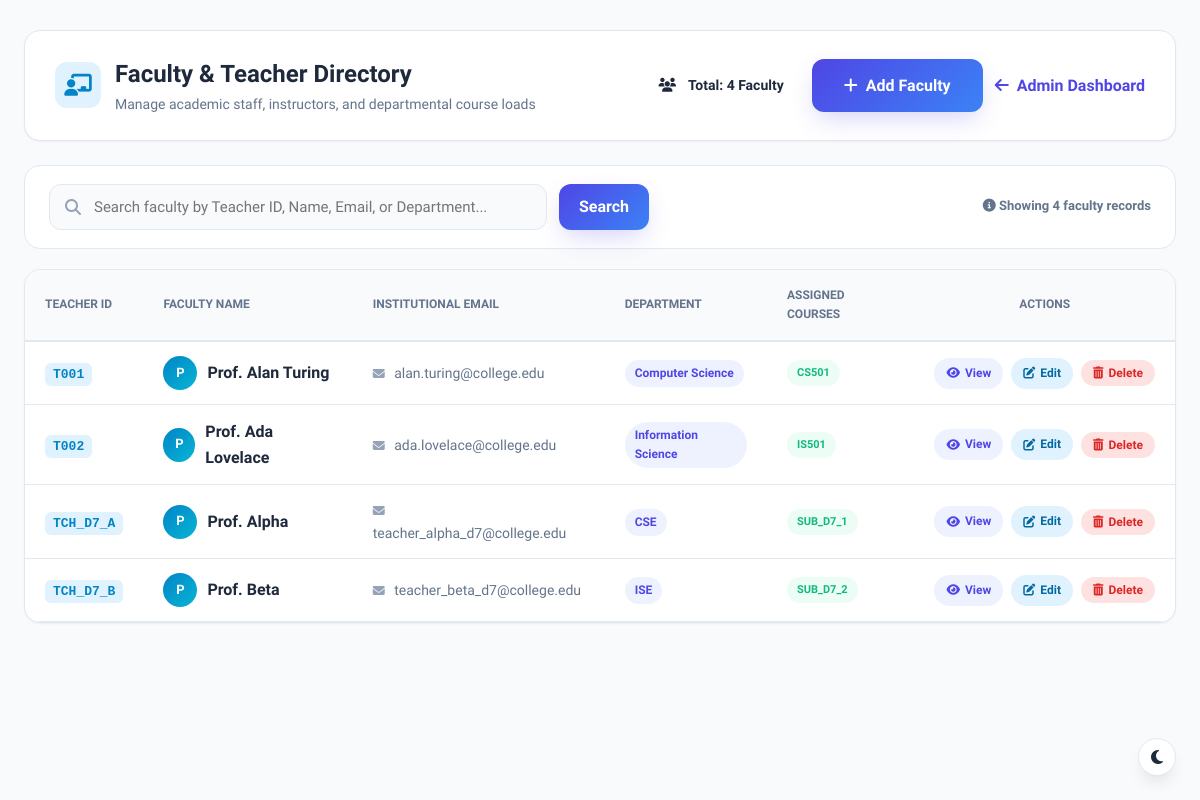
Page /view_teachers (signed in) on the earlier database version.
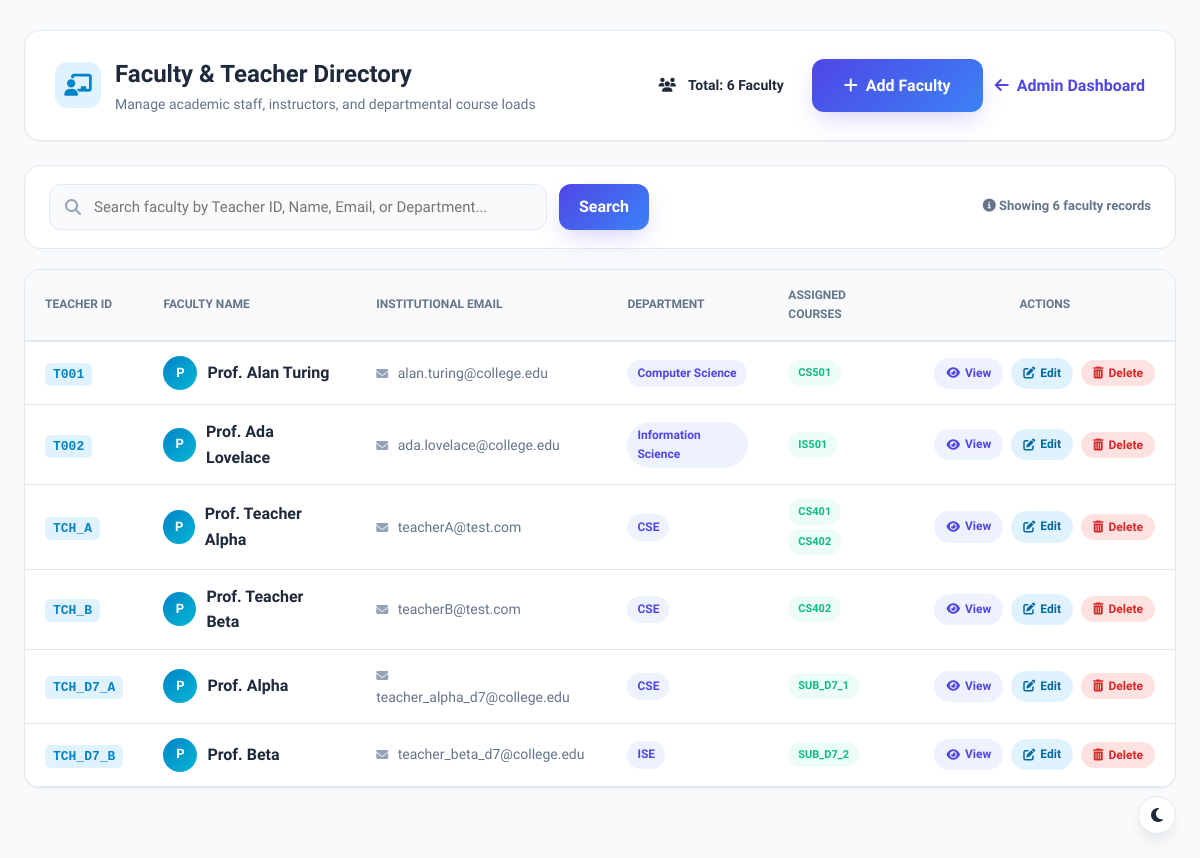
Same page on the later database version.
### tables this page shows
CREATE TABLE teachers(
        id INTEGER PRIMARY KEY AUTOINCREMENT,
        teacher_id TEXT UNIQUE NOT NULL,
        fullname TEXT NOT NULL,
        email TEXT UNIQUE NOT NULL,
        department TEXT NOT NULL
    );

CREATE TABLE "subjects" (id INTEGER PRIMARY KEY AUTOINCREMENT, subject_code TEXT UNIQUE NOT NULL, subject_name TEXT NOT NULL, department TEXT NOT NULL, semester INTEGER NOT NULL);

### app.py (the view)
@app.route("/view_teachers")
@role_required("admin")
def view_teachers():
    search_query = request.args.get("search", "").strip()
    success = request.args.get("success")
    error = request.args.get("error")
    conn = get_db_connection()
    cursor = conn.cursor()
    if search_query:
        term = f"%{search_query}%"
        cursor.execute("""
            SELECT teacher_id, fullname, email, department
            FROM teachers
            WHERE teacher_id LIKE ? OR fullname LIKE ? OR email LIKE ? OR department LIKE ?
            ORDER BY teacher_id ASC
        """, (term, term, term, term))
    else:
        cursor.execute("""
            SELECT teacher_id, fullname, email, department
            FROM teachers
            ORDER BY teacher_id ASC
        """)
    teachers_raw = cursor.fetchall()
    teachers_list = []
    for t in teachers_raw:
        cursor.execute("""
            SELECT subjects.subject_code, subjects.subject_name
            FROM teacher_subjects
            JOIN subjects ON teacher_subjects.subject_id = subjects.subject_code
            WHERE teacher_subjects.teacher_id = ?
        """, (t["teacher_id"],))
        assigned_subjects = cursor.fetchall()
        teachers_list.append({
            "teacher_id": t["teacher_id"],
            "fullname": t["fullname"],
            "email": t["email"],
            "department": t["department"],
            "subjects": assigned_subjects
        })
    conn.close()
    return render_template(
        "view_teachers.html",
        teachers=teachers_list,
        search_query=search_query,
        success=success,
        error=error
    )

### app.py (called while the page is built, shortened)
def role_required(*allowed_roles):
    def decorator(f):
        @wraps(f)
        def decorated_function(*args, **kwargs):
            if "user_id" not in session or "role" not in session:
                return redirect(url_for("login"))
            user_role = session.get("role")
            return f(*args, **kwargs)
        return decorated_function
    return decorator

### database.py (called while the page is built)
def get_db_connection():
    conn = sqlite3.connect("database.db")
    conn.execute("PRAGMA foreign_keys = ON;")
    conn.row_factory = sqlite3.Row
    return conn

### templates/view_teachers.html (shortened to what the changed rows need)
<!DOCTYPE html>
<html lang="en">
<head>
    <link rel="stylesheet" href="{{ url_for('static', filename='css/dashboard.css') }}">
    <link rel="stylesheet" href="{{ url_for('static', filename='css/style.css') }}">
    <link rel="stylesheet" href="https://cdnjs.cloudflare.com/ajax/libs/font-awesome/6.5.2/css/all.min.css">
</head>
<body style="background: var(--bg-main);">
    <div style="max-width: 1280px; margin: 30px auto; padding: 0 24px;">
        <div style="display: flex; justify-content: space-between; align-items: center; flex-wrap: wrap; gap: 20px; background: var(--card-bg); padding: 24px 30px; border-radius: var(--radius-lg); box-shadow: var(--shadow-sm); border: 1px solid var(--border); margin-bottom: 24px;">
            <div>
                <div style="display: flex; align-items: center; gap: 14px;">
                    <div>
                        <h1 style="font-size: 24px; font-weight: 800; color: var(--text-main); margin: 0;">Faculty & Teacher Directory</h1>
                    </div>
                </div>
            </div>
            <div style="display: flex; align-items: center; gap: 12px;">
                <span class="badge badge-info" style="font-size: 14px; padding: 8px 16px;">
                    <i class="fas fa-users" style="margin-right: 6px;"></i> Total: {{ teachers|length }} Faculty
                </span>
                <a href="{{ url_for('add_teacher') }}" class="btn btn-primary" style="display: inline-flex; align-items: center; gap: 8px; font-weight: 600;">
                    <i class="fas fa-plus"></i> Add Faculty
                </a>
                <a href="{{ url_for('admin') }}" class="btn btn-outline" style="display: inline-flex; align-items: center; gap: 8px; font-weight: 600;">
                    <i class="fas fa-arrow-left"></i> Admin Dashboard
                </a>
            </div>
        </div>
        <div style="background: var(--card-bg); padding: 18px 24px; border-radius: var(--radius-lg); border: 1px solid var(--border); margin-bottom: 20px; display: flex; justify-content: space-between; align-items: center; flex-wrap: wrap; gap: 16px;">
            <span style="font-size: 13px; color: var(--text-muted); font-weight: 600;">
                <i class="fas fa-info-circle"></i> Showing <strong>{{ teachers|length }}</strong> faculty records
            </span>
        </div>
        <div class="table-card" style="background: var(--card-bg); border-radius: var(--radius-lg); border: 1px solid var(--border); overflow: hidden; box-shadow: var(--shadow-sm);">
            {% if teachers %}
            <div style="overflow-x: auto;">
                <table class="data-table" id="teachersTable" style="width: 100%; border-collapse: collapse;">
                    <thead>
                        <tr style="background: var(--bg-main); border-bottom: 2px solid var(--border);">
                            <th style="padding: 16px 20px; text-align: left; font-size: 12px; font-weight: 700; color: var(--text-muted); text-transform: uppercase;">Teacher ID</th>
                            <th style="padding: 16px 20px; text-align: left; font-size: 12px; font-weight: 700; color: var(--text-muted); text-transform: uppercase;">Faculty Name</th>
                            <th style="padding: 16px 20px; text-align: left; font-size: 12px; font-weight: 700; color: var(--text-muted); text-transform: uppercase;">Institutional Email</th>
                            <th style="padding: 16px 20px; text-align: left; font-size: 12px; font-weight: 700; color: var(--text-muted); text-transform: uppercase;">Department</th>
                            <th style="padding: 16px 20px; text-align: left; font-size: 12px; font-weight: 700; color: var(--text-muted); text-transform: uppercase;">Assigned Courses</th>
                            <th style="padding: 16px 20px; text-align: center; font-size: 12px; font-weight: 700; color: var(--text-muted); text-transform: uppercase;">Actions</th>
                        </tr>
                    </thead>
                    <tbody>
                        {% for teacher in teachers %}
                        <tr class="teacher-row" style="border-bottom: 1px solid var(--border); transition: var(--transition);">
                            <td style="padding: 14px 20px;">
                                <span style="font-weight: 700; font-family: monospace; color: var(--secondary-hover); background: #e0f2fe; padding: 4px 8px; border-radius: 6px; font-size: 13px;">
                                    {{ teacher.teacher_id }}
                                </span>
                            </td>
                            <td style="padding: 14px 20px;">
                                <div style="display: flex; align-items: center; gap: 10px;">
                                    <div style="width: 34px; height: 34px; border-radius: 50%; background: linear-gradient(135deg, #0284c7, #06b6d4); color: white; display: flex; align-items: center; justify-content: center; font-size: 13px; font-weight: 700;">
                                        {{ teacher.fullname[0]|upper }}
                                    </div>
                                    <span style="font-weight: 600; color: var(--text-main);">{{ teacher.fullname }}</span>
                                </div>
                            </td>
                            <td style="padding: 14px 20px; color: var(--text-muted); font-size: 14px;">
                                <i class="fas fa-envelope" style="font-size: 12px; margin-right: 6px; color: var(--text-light);"></i>
                                {{ teacher.email }}
                            </td>
                            <td style="padding: 14px 20px;">
                                <span class="badge badge-primary">{{ teacher.department }}</span>
                            </td>
                            <td style="padding: 14px 20px;">
                                {% if teacher.subjects %}
                                <div style="display: flex; flex-wrap: wrap; gap: 4px;">
                                    {% for sub in teacher.subjects %}
                                    <span class="badge badge-success" style="font-size: 11px;">
                                        {{ sub['subject_code'] }}
                                    </span>
                                    {% endfor %}
                                </div>
                                {% else %}
                                <span style="font-size: 12px; color: var(--text-muted); font-style: italic;">No subjects assigned</span>
                                {% endif %}
                            </td>
                            <td style="padding: 14px 20px; text-align: center;">
                                <div style="display: inline-flex; align-items: center; gap: 8px;">
                                    <a href="{{ url_for('view_teacher', teacher_id=teacher.teacher_id) }}" class="badge badge-primary" style="text-decoration: none; padding: 6px 12px; font-size: 12px; display: inline-flex; align-items: center; gap: 5px;" title="View Faculty Profile">
                                        <i class="fas fa-eye"></i> View
                                    </a>
                                    <a href="{{ url_for('edit_teacher', teacher_id=teacher.teacher_id) }}" class="badge badge-info" style="text-decoration: none; padding: 6px 12px; font-size: 12px; display: inline-flex; align-items: center; gap: 5px; background: #e0f2fe; color: #0369a1;" title="Edit Faculty Member">
                                        <i class="fas fa-edit"></i> Edit
                                    </a>
                                    <button
                                        type="button"
                                        class="badge badge-danger"
                                        style="border: none; cursor: pointer; padding: 6px 12px; font-size: 12px; display: inline-flex; align-items: center; gap: 5px; background: #fee2e2; color: #dc2626;"
                                        onclick="confirmDeleteTeacher('{{ teacher.teacher_id }}', '{{ teacher.fullname }}')"
                                        title="Delete Faculty Member">
                                        <i class="fas fa-trash-alt"></i> Delete
                                    </button>
                                </div>
                            </td>
                        </tr>
                        {% endfor %}
                    </tbody>
                </table>
            </div>
            {% endif %}
        </div>
    </div>
</body>
</html>

Differences in the rows shown:
added teachers: teacher_id "TCH_A", fullname "P", fullname "Prof. Teacher Alpha", email "teacherA@test.com", department "CSE"
added subjects: subject_code "CS401", shown under "TCH_A"
added subjects: subject_code "CS402"
added teachers: teacher_id "TCH_B", fullname "P", fullname "Prof. Teacher Beta", email "teacherB@test.com", department "CSE"
Other differences:
{{ teachers|length }}: "4" → "6"
